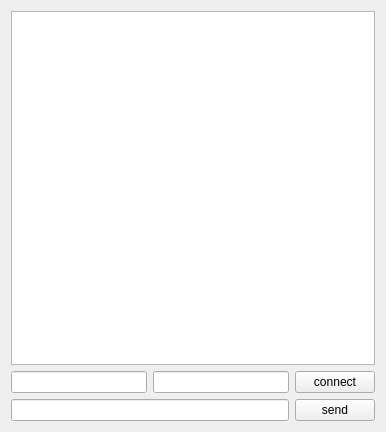
<?xml version="1.0" encoding="UTF-8"?>
<ui version="4.0">
 <class>Widget</class>
 <widget class="QWidget" name="Widget">
  <property name="geometry">
   <rect>
    <x>0</x>
    <y>0</y>
    <width>386</width>
    <height>432</height>
   </rect>
  </property>
  <property name="windowTitle">
   <string>Widget</string>
  </property>
  <layout class="QGridLayout" name="gridLayout">
   <item row="0" column="0" colspan="3">
    <widget class="QListWidget" name="listWidget"/>
   </item>
   <item row="1" column="0">
    <widget class="QLineEdit" name="ipLine"/>
   </item>
   <item row="1" column="1">
    <widget class="QLineEdit" name="portLine"/>
   </item>
   <item row="1" column="2">
    <widget class="QPushButton" name="connectBtn">
     <property name="text">
      <string>connect</string>
     </property>
    </widget>
   </item>
   <item row="2" column="0" colspan="2">
    <widget class="QLineEdit" name="sendLine"/>
   </item>
   <item row="2" column="2">
    <widget class="QPushButton" name="sendBtn">
     <property name="text">
      <string>send</string>
     </property>
    </widget>
   </item>
  </layout>
 </widget>
 <layoutdefault spacing="6" margin="11"/>
 <resources/>
 <connections/>
</ui>
